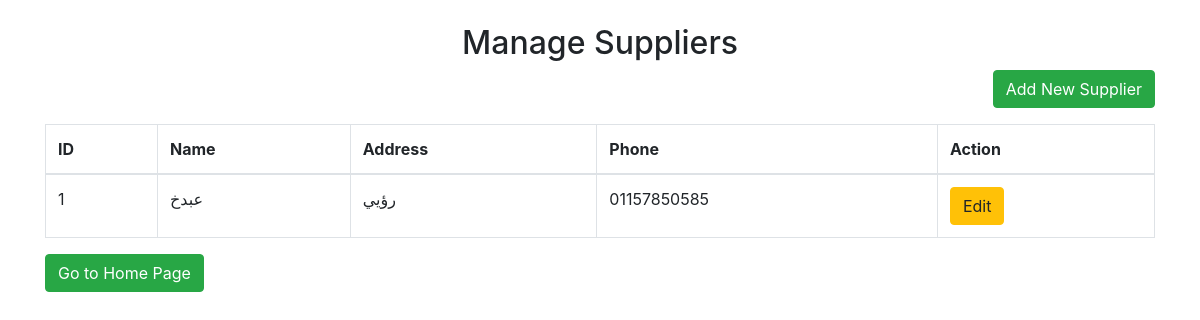
Before: /suppliers with the older database file.
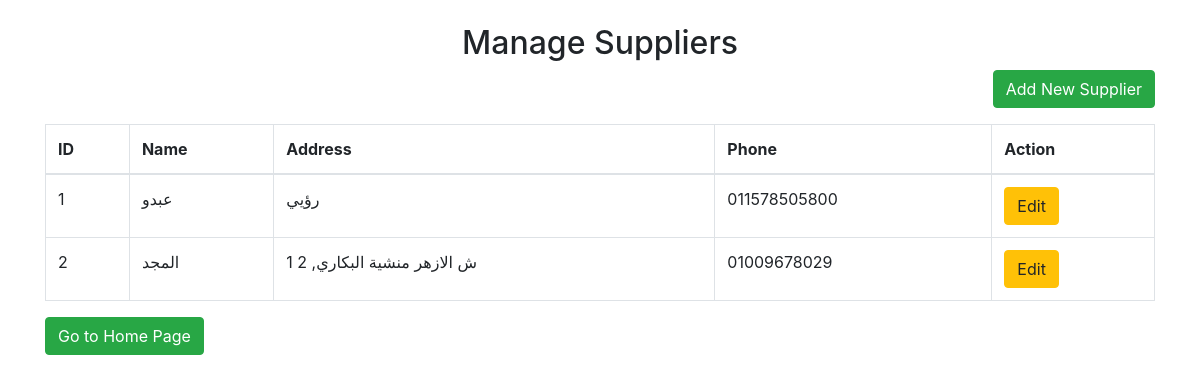
After: the same page with the newer database file.
### app.py (models this page shows, shortened)
class Supplier(db.Model):
    id = db.Column(db.Integer, primary_key=True)
    name = db.Column(db.String(100), nullable=False)
    address = db.Column(db.String(100), nullable=False)
    phone = db.Column(db.String(20), nullable=False)
    money_owed = db.Column(db.Float, nullable=False, default=0.0)  # الفلوس اللي ليه
    money_paid = db.Column(db.Float, nullable=False, default=0.0)  # الفلوس اللي خدها

### app.py (the view)
@app.route('/suppliers')
def suppliers():
    suppliers = Supplier.query.all()
    return render_template('suppliers.html', suppliers=suppliers)

### templates/suppliers.html (shortened to what this page needs)
<!DOCTYPE html>
<html lang="en">
<head>
    <link rel="stylesheet" href="https://stackpath.bootstrapcdn.com/bootstrap/4.5.2/css/bootstrap.min.css">
</head>
<body>
<div class="container mt-4">
    <h2 class="text-center">Manage Suppliers</h2>
    <button type="button" class="btn btn-success mb-3 float-right" data-toggle="modal" data-target="#addModal">Add New
        Supplier
    </button>
    <table class="table table-hover table-bordered">
        <thead>
        <tr>
            <th>ID</th>
            <th>Name</th>
            <th>Address</th>
            <th>Phone</th>
            <th>Action</th>
        </tr>
        </thead>
        <tbody>
        {% for supplier in suppliers %}
            <tr class="clickable-row" data-href="{{ url_for('supplier_statement', supplier_id=supplier.id) }}">
                <td>{{ supplier.id }}</td>
                <td>{{ supplier.name }}</td>
                <td>{{ supplier.address }}</td>
                <td>{{ supplier.phone }}</td>
                <td>
                    <a href="javascript:void(0);" class="btn btn-warning"
                       onclick="openEditModal({{ supplier.id }}, '{{ supplier.name }}', '{{ supplier.address }}', '{{ supplier.phone }}')">Edit</a>
                </td>
            </tr>
        {% endfor %}
        </tbody>
    </table>
    <a href="{{ url_for('home') }}" class="btn btn-success mb-3">Go to Home Page</a>
</div>
</body>
</html>

### templates/suppliers.html (style rules this page uses)
body { background: url('https://www.transparenttextures.com/patterns/geometry.png') repeat; }

Changed rows visible on the page:
changed Supplier "رؤيي": name "عبدخ" → "عبدو"; phone "01157850585" → "011578505800"
added Supplier: id "2", name "المجد", address "1 ش الازهر منشية البكاري, 2", phone "01009678029"
